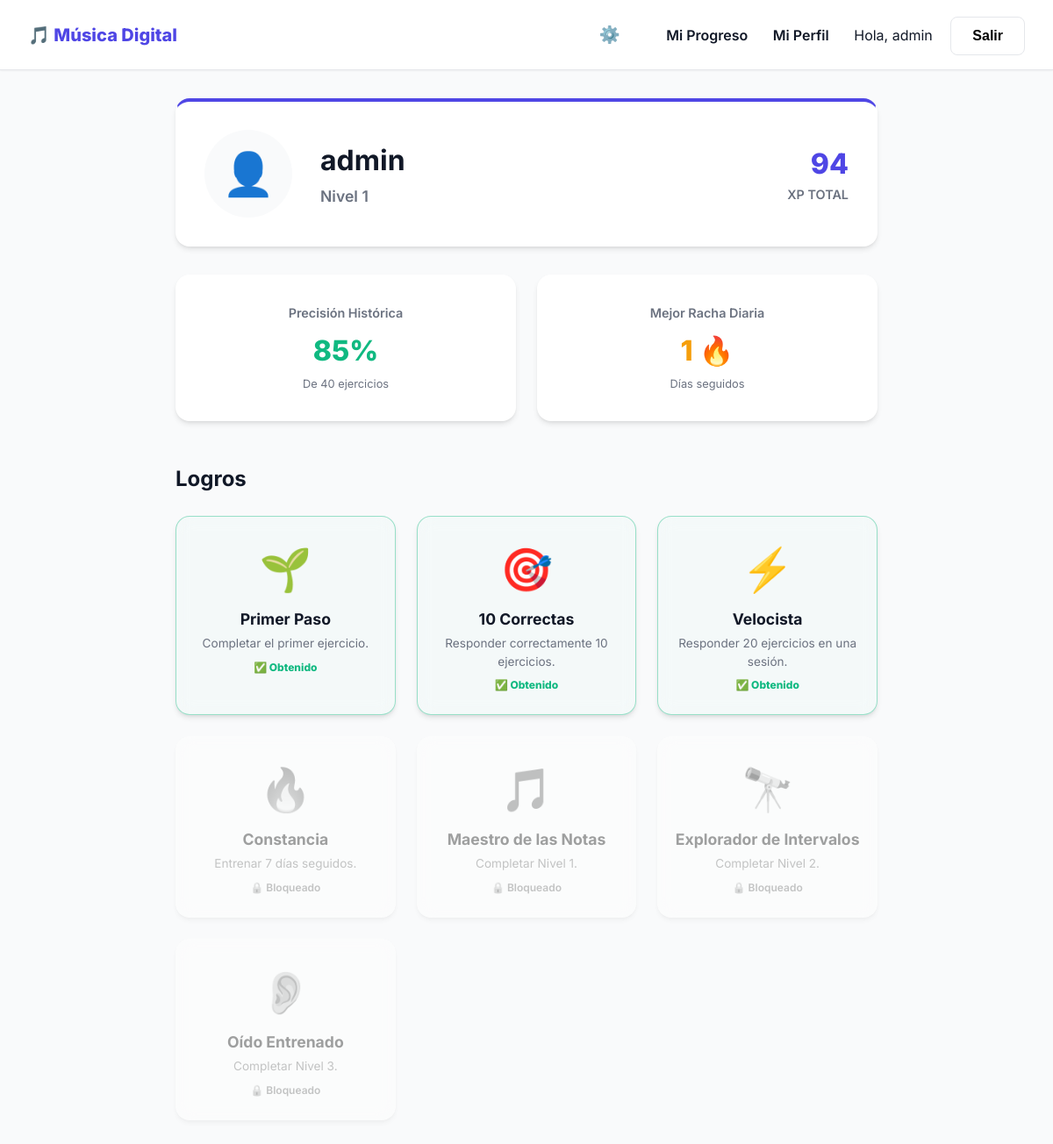
Before: /perfil/ (signed in) with the older database file.
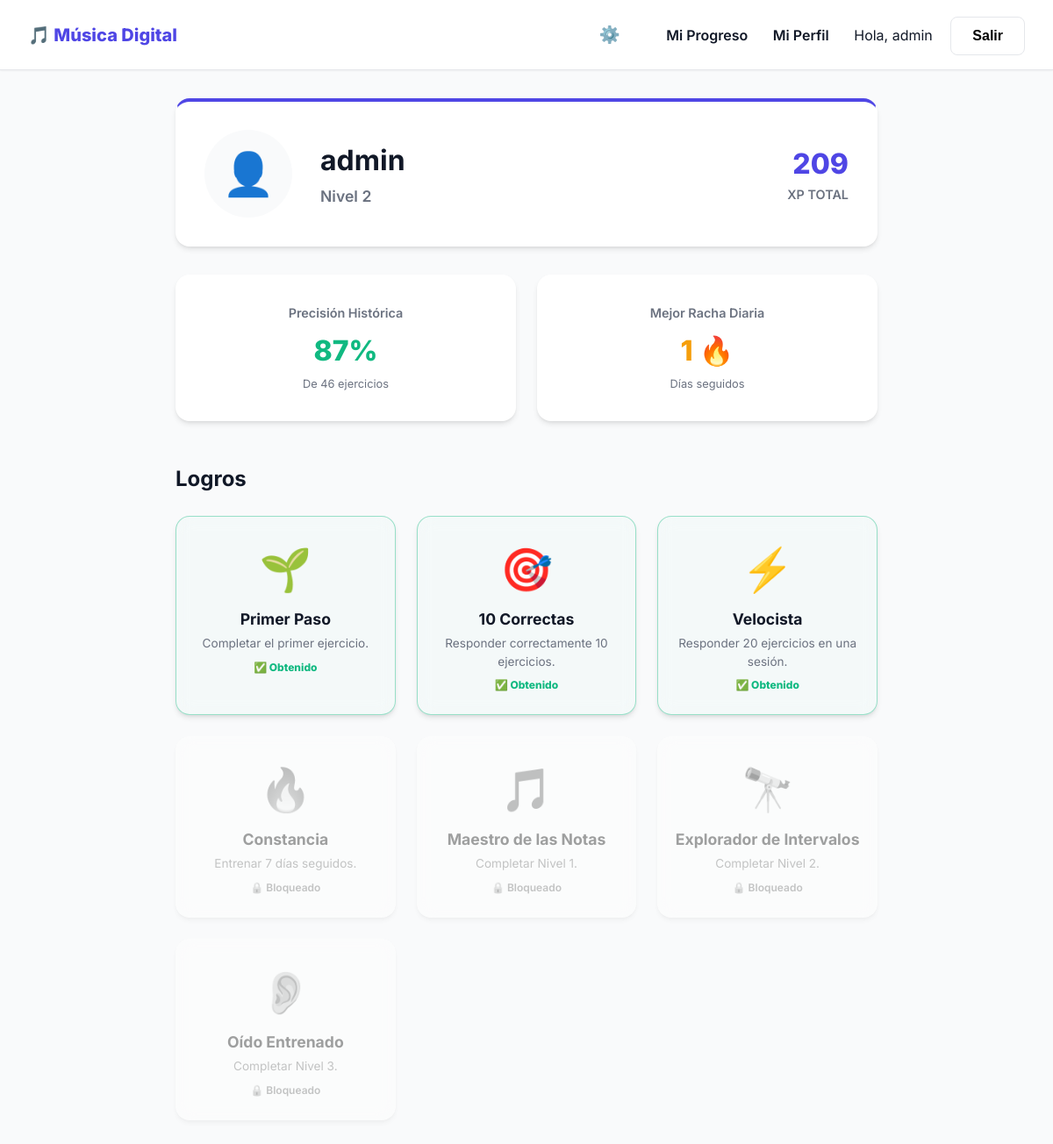
After: the same page with the newer database file.
### trainer/models.py (models this page shows, shortened)
class UserProfile(models.Model):
    user = models.OneToOneField(User, on_delete=models.CASCADE, related_name='profile')
    total_xp = models.IntegerField(default=0)
    user_level = models.IntegerField(default=1)
    current_daily_streak = models.IntegerField(default=0)
    max_daily_streak = models.IntegerField(default=0)
    last_active_date = models.DateField(null=True, blank=True)

### trainer/views.py (the view)
# urls.py: path('perfil/', views.perfil, name='perfil'),
@login_required
def perfil(request):
    profile, _ = UserProfile.objects.get_or_create(user=request.user)
    achievements = Achievement.objects.all()
    unlocked_slugs = UserAchievement.objects.filter(user=request.user).values_list('achievement__slug', flat=True)
    all_achievements = []
    for a in achievements:
        all_achievements.append({
            'obj': a,
            'unlocked': a.slug in unlocked_slugs
        })
    scores = Score.objects.filter(user=request.user)
    total_ans = sum(s.total_answers for s in scores)
    total_corr = sum(s.correct_answers for s in scores)
    global_acc = round((total_corr / total_ans) * 100) if total_ans > 0 else 0
    context = {
        'profile': profile,
        'achievements': all_achievements,
        'global_acc': global_acc,
        'total_answers': total_ans,
    }
    return render(request, 'trainer/perfil.html', context)

### templates/trainer/perfil.html
{% extends 'base.html' %}
{% block content %}
<div style="max-width: 800px; margin: 0 auto;">
    <div class="card" style="display: flex; align-items: center; gap: 2rem; margin-bottom: 2rem; border-top: 4px solid var(--primary);">
        <div style="width: 100px; height: 100px; border-radius: 50%; background: var(--bg); display: flex; align-items: center; justify-content: center; font-size: 3rem;">
            👤
        </div>
        <div>
            <h1 style="margin-bottom: 0.25rem;">{{ user.username }}</h1>
            <div style="color: var(--text-secondary); font-size: 1.1rem; font-weight: 600;">Nivel {{ profile.user_level }}</div>
        </div>
        <div style="margin-left: auto; text-align: right;">
            <div style="font-size: 2rem; font-weight: 800; color: var(--primary);">{{ profile.total_xp }}</div>
            <div style="color: var(--text-secondary); font-size: 0.9rem; font-weight: 600;">XP TOTAL</div>
        </div>
    </div>
    <div style="display: grid; grid-template-columns: 1fr 1fr; gap: 1.5rem; margin-bottom: 3rem;">
        <div class="card" style="text-align: center;">
            <div style="font-size: 0.9rem; color: var(--text-secondary); font-weight: 600; margin-bottom: 0.5rem;">Precisión Histórica</div>
            <div style="font-size: 2rem; font-weight: 800; color: var(--success);">{{ global_acc }}%</div>
            <div style="font-size: 0.8rem; color: var(--text-secondary); margin-top: 0.25rem;">De {{ total_answers }} ejercicios</div>
        </div>
        <div class="card" style="text-align: center;">
            <div style="font-size: 0.9rem; color: var(--text-secondary); font-weight: 600; margin-bottom: 0.5rem;">Mejor Racha Diaria</div>
            <div style="font-size: 2rem; font-weight: 800; color: #F59E0B;">{{ profile.max_daily_streak }} 🔥</div>
            <div style="font-size: 0.8rem; color: var(--text-secondary); margin-top: 0.25rem;">Días seguidos</div>
        </div>
    </div>
    <h2 style="margin-bottom: 1.5rem;">Logros</h2>
    <div style="display: grid; grid-template-columns: repeat(auto-fill, minmax(200px, 1fr)); gap: 1.5rem; margin-bottom: 3rem;">
        {% for a in achievements %}
        <div class="card" style="text-align: center; padding: 1.5rem 1rem; {% if not a.unlocked %}opacity: 0.4; filter: grayscale(100%);{% else %}border: 1px solid rgba(16, 185, 129, 0.4); background: rgba(16, 185, 129, 0.02);{% endif %}">
            <div style="font-size: 3rem; margin-bottom: 0.5rem;">{{ a.obj.icon }}</div>
            <h3 style="font-size: 1.1rem; margin-bottom: 0.25rem; color: var(--text);">{{ a.obj.name }}</h3>
            <p style="font-size: 0.85rem; color: var(--text-secondary);">{{ a.obj.description }}</p>
            {% if not a.unlocked %}
                <div style="margin-top: 0.5rem; font-size: 0.75rem; font-weight: 600; color: var(--text-secondary);">🔒 Bloqueado</div>
            {% else %}
                <div style="margin-top: 0.5rem; font-size: 0.75rem; font-weight: 800; color: var(--success);">✅ Obtenido</div>
            {% endif %}
        </div>
        {% empty %}
        <p>No hay logros disponibles aún.</p>
        {% endfor %}
    </div>
</div>
{% endblock %}

Changed rows visible on the page:
changed UserProfile: user_level "1" → "2"; total_xp "94" → "209"
Other visible differences:
{{ global_acc }}: "85" → "87"
{{ total_answers }}: "40" → "46"
